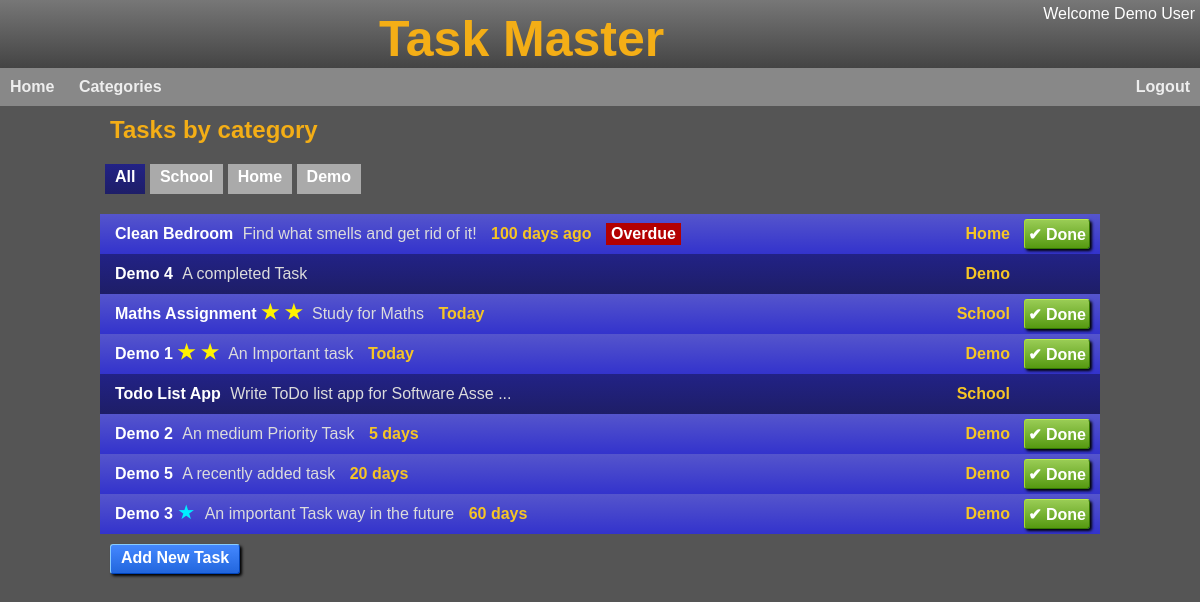
Page /categorytasks/All (signed in) on the committed database.
### app/models/user.py (models this page shows, shortened)
class User(UserMixin, db.Model):
  id = db.Column(db.Integer, primary_key=True)
  username = db.Column(db.String(32), index=True, unique=True)
  display_name = db.Column(db.String(32))
  school_id = db.Column(db.Integer)
  access = db.Column(db.Integer, default=ACCESS['basic'])
  email = db.Column(db.String(120), index=True, unique=True)
  email_verified = db.Column(db.Integer)
  password_hash = db.Column(db.String(128))
  last_seen = db.Column(db.DateTime)
  created_at = db.Column(db.DateTime, default=db.func.datetime('now')) #default=db.func.utc_timestamp())
  last_modified = db.Column(db.DateTime, default=db.func.datetime('now'), onupdate=db.func.datetime('now')) #, default=db.func.utc_timestamp(), onupdate=db.func.utc_timestamp())
  tasks = db.relationship('Task', backref='user', lazy=True)
  def update_last_seen(self):
    last_seen = self.last_seen if self.last_seen else datetime.fromtimestamp(0)
    if (datetime.utcnow() - last_seen).total_seconds() > 600:  # More than 10 minutes ago
     self.last_seen = datetime.utcnow()
     db.session.commit()

### app/models/task.py (models this page shows, shortened)
class Task(db.Model):
  id = db.Column(db.Integer, primary_key=True)
  user_id = db.Column(db.Integer, db.ForeignKey('user.id'))
  name = db.Column(db.String(32))
  description = db.Column(db.String(250))
  category = db.Column(db.String(10))
  priority = db.Column(db.Integer,default=P_LOW)
  status = db.Column(db.Integer,default=STS_NEW)
  due_by = db.Column(db.DateTime)
  created_at = db.Column(db.DateTime, default=db.func.datetime('now'))
  def is_outstanding(self):
    return self.status < STS_COMPLETED
  def is_completed(self):
    return self.status == STS_COMPLETED
  def is_overdue(self):
    if self.is_completed():
      return False
    else:
      return self.due_by and self.due_by.date() < datetime.date.today()
  def priority_str(self):
    priority = self.priority or 0
    if priority >= 0 and priority < len(PRIORITY_STRS):
      return PRIORITY_STRS[priority]
    return ''
  def status_str(self):
    if self.status == STS_COMPLETED:
      return 'Completed'
    return 'Outstanding'
  def short_desc(self):
    desc = self.description
    if len(desc) > 40:
      desc = desc[:37] + " ..."
    return desc

### app/main/main_routes.py (the view)
@bp.route('/categorytasks/<category>')
@login_required
def category_tasks(category):
    if category == 'All':
        tasks = Task.query.filter_by(user_id=current_user.id).order_by(text('due_by is null, due_by')).all()
    elif category == 'Other':
        tasks = Task.query.filter_by(user_id=current_user.id, category='').order_by(text('due_by is null, due_by')).all()
    else:
      tasks = Task.query.filter_by(user_id=current_user.id, category=category).order_by(text('due_by is null, due_by')).all()
    categories_rows = Task.query.with_entities(Task.category).filter_by(user_id=current_user.id).distinct()
    categories = [row[0] for row in categories_rows]
    for cat in categories:
      if not cat:
        categories.remove(cat)
        categories.append('Other')
    categories = ['All'] + categories
    session['back_to'] = request.path # Store the current url to come back to
    return render_template('category_tasks.html', tasks=tasks, categories=categories, selected_category=category)

### app/main/__init__.py (called while the page is built)
def init_app(app):
    app.register_blueprint(bp)
    app.register_error_handler(403, error_forbidden)
    app.jinja_options['finalize'] = lambda x: x if x is not None else '' #prevent Jinja from printing None
    login.login_view = 'main.login'
    login.init_app(app)
    @app.context_processor
    def inject_default_template_variables():
         return dict(h=helpers)
    @app.before_request
    def update_last_seen():
      if current_user.is_authenticated:
        current_user.update_last_seen()

### app/models/user.py (called while the page is built)
@login.user_loader
def load_user(id):
  return User.query.get(int(id))

### app/utils/helpers.py (called while the page is built)
def pluralise(word, cnt, suffix="s"):
  n = int(cnt)
  if n == 1 or n == -1:
    return(word)
  else:
    return(word+suffix)

def fmt_date(dt):
  if not isinstance(dt, datetime.datetime):
    return ''
  return dt.strftime("%d %b %y")

def fmt_date_daysuntil(date):
  if not isinstance(date, datetime.datetime):
    return ''
  try:
    diff = date.date() - datetime.date.today()
    days = int(diff.total_seconds() / (60*60*24))
  except Exception as e:
    return('')
  days_str = pluralise('day', days)
  if days < -1:
    return f"{-days} {days_str} ago"
  if days == -1:
    return 'Yesterday'
  if days == 0:
    return 'Today'
  if days == 1:
    return 'Tomorrow'
  return f"{days} {days_str}"

### app/templates/category_tasks.html
{% extends "base.html" %}
{% block head %}
  <link rel="stylesheet" href="{{ url_for('static', filename='tasks.css') }}">
{% endblock %}
{% block content %}
  <h2>Tasks by category</h2>
  <div id="category-list">
    {% for category in categories %}
      <a href="{{ url_for('main.category_tasks', category=category) }}"
        {% if category == selected_category %}
          class="selected"
        {% endif %}>
        {{ category }}</a>
    {% endfor %}
  </div>
  {% include '_task_list.html' %}
  <div class="actions">
    <a href="{{ url_for('main.new_task',category=selected_category) }}">Add New Task</a>
  </div>
{% endblock %}

### app/templates/_header.html
<div id="header">
  <div id="userinfo">
    {% if current_user.is_authenticated %}
      <div id="user">Welcome {{current_user.display_name }}</div>
    {% endif %}
  </div>
  <span class="title">Task Master</span>
</div>
<div id="menubar">
  <ul>
    {% if not current_user.is_anonymous %}
      <li><a href="{{ url_for('.home') }}">Home</a></li>
      <li><a href="{{ url_for('.category_tasks', category='All') }}">Categories</a></li>
      <li class="right"><a href="{{ url_for('main.logout') }}">Logout</a></li>
    {% endif %}
  </ul>
</div>

### app/templates/_task_list.html (shortened to what this page needs)
<div class="tasks">
    {% for task in tasks %}
      <a class="task sts-{{task.status}}" onclick="toggle_details('{{ task.id }}')">
        <div class="task-info">
          <div class="task-name">
            {{ task.name }}
          </div>
          {% if task.priority and task.priority > 0 %}
            <div class="task-priority p-{{task.priority}}">
              &#9733;
              {% if task.priority and task.priority > 1 %}
              &#9733;
              {% endif %}
            </div>
          {% endif %}
          <div class="task-description">
            {{ task.short_desc() }}
          </div>
          {% if task.is_outstanding() %}
            <div class="task-due">
              {{ h.fmt_date_daysuntil(task.due_by) }}
            </div>
          {% endif %}
          {% if task.is_overdue() and task.is_outstanding() %}
          <div class="task-overdue">
            Overdue
          </div>
        {% endif %}
        </div>
        <div class="task-category">
          {{ task.category or 'Other' }}
        </div>
        <div class="task-btns">
          {% if task.is_outstanding() %}
            <form action="{{ url_for('main.complete_task', id=task.id) }}" method="POST">
              <input class="done" type="submit" value="&#x2714 Done">
            </form>
          {% endif %}
        </div>
      </a>
    {% endfor %}
  </div>

### app/static/base.css (style rules this page uses)
* { margin: 0px; padding: 0px; box-sizing: border-box; }
body { color: #fff; background: #555; font-family: Arial, Helvetica, sans-serif; }
#header { overflow: hidden; background: linear-gradient(#777, #444); text-align: center; }
#header .title { color: rgb(244, 174, 22); font-family: Arial, Helvetica, sans-serif; font-weight: bold; font-size: 50px; display: inline-block; margin-top: 10px; }
h2 { color: rgb(244, 174, 22); }
#userinfo { float:right; text-align:right; margin-top: 5px; margin-right: 5px; }
#menubar { font-family: Arial, Helvetica, sans-serif; font-weight: bold; color: #eee; background: #888; }
#menubar ul { list-style-type: none; overflow: hidden; margin: 0; padding: 0; }
#menubar li { display: inline-block; padding: 10px 0px; text-align: center; }
#menubar li.right { float: right; }
#menubar li a { text-decoration: none; padding: 10px 10px; color: #eee; }

### app/static/tasks.css (style rules this page uses)
.tasks { flex: 1; }
.task { min-height: 40px; display: flex; align-items: center; background:#666; }
h2 { padding-top: 10px; padding-bottom: 5px; margin-left: 10px; }
.task { background: linear-gradient(#55c,#33c); }
.task.sts-1 { background: linear-gradient(rgb(34, 34, 134), rgb(30, 30, 103)); }
.task-info { padding-left: 10px; flex: 1; }
.task-priority { display: inline-block; font-size:20px ; color: #00eeff; }
.task-priority.p-2 { color: #fff200; font-weight: bold; }
.task-name { display: inline-block; padding-left: 5px; color: #fff; font-weight: bold; }
.task-description { display: inline-block; padding-left: 5px; padding-top: 5px; padding-bottom: 5px; color: #dcdcdc; }
.task-due { display: inline-block; margin-right: 10px; margin-left: 10px; color: #f6c525; font-weight: bold; }
.task-overdue { color: white; font-weight: bold; background-color: rgb(179, 0, 0); display: inline-block; padding: 2px 5px; }
.task-category { margin-right: 10px; color: #f6c525; font-weight: bold; padding-left: 10px; text-align: right; }
.task-btns { min-width: 80px; padding-right: 5px; }
.task-btns form { display: inline; float: right; margin-right: 5px; }
.task-btns input[type=submit] { display: inline-block; font: inherit; font-size: 16px; font-weight: bold; padding: 0px 3px; height: 30px; border-radius: 3px; border-top: 1px solid #be4; border-left: 1px solid #ad3; border-right: 1px solid #370; border-bottom: 1px solid #370; background: #7a3; background: linear-gradient(#9c5, #591); box-shadow: rgba(0,0,0,1) 2px 2px 3px; text-align: center; color: #fff; }
a.task { text-decoration: none; }
.actions { margin-top: 10px; margin-left: 10px; }
.actions a, .actions input[type=submit] { text-decoration: none; display: inline-block; font: inherit; font-size: 16px; font-weight: bold; padding: 4px 10px; min-width: 80px; height: 30px; border-radius: 3px; border-top: 1px solid #8cf; border-left: 1px solid #8cf; border-right: 1px solid #04b; border-bottom: 1px solid #04b; background: linear-gradient(#48f, #26d); box-shadow: rgba(0,0,0,1) 2px 2px 3px; text-align: center; color: #fff; vertical-align: top; }
#category-list { margin-top: 10px; padding: 5px; margin-bottom: 10px; }
#category-list a { text-decoration: none; display: inline-block; font: inherit; font-weight: bold; padding: 4px 10px; height: 30px; background: #aaa; text-align: center; color: #fff; margin-right: 0px; margin-bottom: 5px; }
#category-list a.selected { background: linear-gradient(rgb(34, 34, 134), rgb(30, 30, 103)); }

### rows in the picture
User: display_name "Demo User"
Task: name "Clean Bedroom", short_desc "Find what smells and get rid of it!", fmt_date_daysuntil "100 days ago", status "Overdue", category "Home"
Task: name "Demo 4", short_desc "A completed Task", category "Demo"
Task: name "Maths Assignment", short_desc "Study for Maths", fmt_date_daysuntil "Today", category "School"
Task: name "Demo 1", short_desc "An Important task", fmt_date_daysuntil "Today", category "Demo"
Task: name "Todo List App", short_desc "Write ToDo list app for Software Asse ...", category "School"
Task: name "Demo 2", short_desc "An medium Priority Task", fmt_date_daysuntil "5 days", category "Demo"
Task: name "Demo 5", short_desc "A recently added task", fmt_date_daysuntil "20 days", category "Demo"
Task: name "Demo 3", short_desc "An important Task way in the future", fmt_date_daysuntil "60 days", category "Demo"

### other values in the picture
{{ category }} "All" "School" "Home" "Demo"
